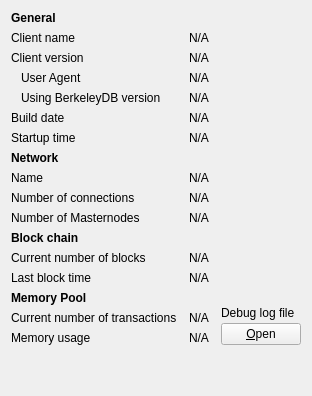
     <widget class="QWidget" name="tab_info">
      <attribute name="title">
       <string>&amp;Information</string>
      </attribute>
      <layout class="QGridLayout" name="gridLayout" columnstretch="0,1,0">
       <property name="horizontalSpacing">
        <number>12</number>
       </property>
       <item row="0" column="0">
        <widget class="QLabel" name="label_9">
         <property name="font">
          <font>
           <weight>75</weight>
           <bold>true</bold>
          </font>
         </property>
         <property name="text">
          <string>General</string>
         </property>
        </widget>
       </item>
       <item row="1" column="0">
        <widget class="QLabel" name="label_5">
         <property name="text">
          <string>Client name</string>
         </property>
        </widget>
       </item>
       <item row="1" column="1" colspan="2">
        <widget class="QLabel" name="clientName">
         <property name="cursor">
          <cursorShape>IBeamCursor</cursorShape>
         </property>
         <property name="text">
          <string>N/A</string>
         </property>
         <property name="textFormat">
          <enum>Qt::PlainText</enum>
         </property>
         <property name="textInteractionFlags">
          <set>Qt::LinksAccessibleByMouse|Qt::TextSelectableByKeyboard|Qt::TextSelectableByMouse</set>
         </property>
        </widget>
       </item>
       <item row="2" column="0">
        <widget class="QLabel" name="label_6">
         <property name="text">
          <string>Client version</string>
         </property>
        </widget>
       </item>
       <item row="2" column="1" colspan="2">
        <widget class="QLabel" name="clientVersion">
         <property name="cursor">
          <cursorShape>IBeamCursor</cursorShape>
         </property>
         <property name="text">
          <string>N/A</string>
         </property>
         <property name="textFormat">
          <enum>Qt::PlainText</enum>
         </property>
         <property name="textInteractionFlags">
          <set>Qt::LinksAccessibleByMouse|Qt::TextSelectableByKeyboard|Qt::TextSelectableByMouse</set>
         </property>
        </widget>
       </item>
       <item row="3" column="0">
        <widget class="QLabel" name="labelClientUserAgent">
         <property name="text">
          <string>User Agent</string>
         </property>
         <property name="indent">
          <number>10</number>
         </property>
        </widget>
       </item>
       <item row="3" column="1" colspan="2">
        <widget class="QLabel" name="clientUserAgent">
         <property name="cursor">
          <cursorShape>IBeamCursor</cursorShape>
         </property>
         <property name="text">
          <string>N/A</string>
         </property>
         <property name="textFormat">
          <enum>Qt::PlainText</enum>
         </property>
         <property name="textInteractionFlags">
          <set>Qt::LinksAccessibleByMouse|Qt::TextSelectableByKeyboard|Qt::TextSelectableByMouse</set>
         </property>
        </widget>
       </item>
       <item row="4" column="0">
        <widget class="QLabel" name="label_berkeleyDBVersion">
         <property name="text">
          <string>Using BerkeleyDB version</string>
         </property>
         <property name="indent">
          <number>10</number>
         </property>
        </widget>
       </item>
       <item row="4" column="1" colspan="2">
        <widget class="QLabel" name="berkeleyDBVersion">
         <property name="cursor">
          <cursorShape>IBeamCursor</cursorShape>
         </property>
         <property name="text">
          <string>N/A</string>
         </property>
         <property name="textFormat">
          <enum>Qt::PlainText</enum>
         </property>
         <property name="textInteractionFlags">
          <set>Qt::LinksAccessibleByMouse|Qt::TextSelectableByKeyboard|Qt::TextSelectableByMouse</set>
         </property>
        </widget>
       </item>
       <item row="5" column="0">
        <widget class="QLabel" name="label_12">
         <property name="text">
          <string>Build date</string>
         </property>
        </widget>
       </item>
       <item row="5" column="1" colspan="2">
        <widget class="QLabel" name="buildDate">
         <property name="cursor">
          <cursorShape>IBeamCursor</cursorShape>
         </property>
         <property name="text">
          <string>N/A</string>
         </property>
         <property name="textFormat">
          <enum>Qt::PlainText</enum>
         </property>
         <property name="textInteractionFlags">
          <set>Qt::LinksAccessibleByMouse|Qt::TextSelectableByKeyboard|Qt::TextSelectableByMouse</set>
         </property>
        </widget>
       </item>
       <item row="6" column="0">
        <widget class="QLabel" name="label_13">
         <property name="text">
          <string>Startup time</string>
         </property>
        </widget>
       </item>
       <item row="6" column="1" colspan="2">
        <widget class="QLabel" name="startupTime">
         <property name="cursor">
          <cursorShape>IBeamCursor</cursorShape>
         </property>
         <property name="text">
          <string>N/A</string>
         </property>
         <property name="textFormat">
          <enum>Qt::PlainText</enum>
         </property>
         <property name="textInteractionFlags">
          <set>Qt::LinksAccessibleByMouse|Qt::TextSelectableByKeyboard|Qt::TextSelectableByMouse</set>
         </property>
        </widget>
       </item>
       <item row="7" column="0">
           <widget class="QLabel" name="labelNetwork">
               <property name="font">
                   <font>
                       <weight>75</weight>
                       <bold>true</bold>
                   </font>
               </property>
               <property name="text">
                   <string>Network</string>
               </property>
           </widget>
       </item>
       <item row="8" column="0">
        <widget class="QLabel" name="label_8">
         <property name="text">
          <string>Name</string>
         </property>
        </widget>
       </item>
       <item row="8" column="1" colspan="2">
        <widget class="QLabel" name="networkName">
         <property name="cursor">
          <cursorShape>IBeamCursor</cursorShape>
         </property>
         <property name="text">
          <string>N/A</string>
         </property>
         <property name="textFormat">
          <enum>Qt::PlainText</enum>
         </property>
         <property name="textInteractionFlags">
          <set>Qt::LinksAccessibleByMouse|Qt::TextSelectableByKeyboard|Qt::TextSelectableByMouse</set>
         </property>
        </widget>
       </item>
       <item row="9" column="0">
        <widget class="QLabel" name="label_7">
         <property name="text">
          <string>Number of connections</string>
         </property>
        </widget>
       </item>
       <item row="9" column="1" colspan="2">
        <widget class="QLabel" name="numberOfConnections">
         <property name="cursor">
          <cursorShape>IBeamCursor</cursorShape>
         </property>
         <property name="text">
          <string>N/A</string>
         </property>
         <property name="textFormat">
          <enum>Qt::PlainText</enum>
         </property>
         <property name="textInteractionFlags">
          <set>Qt::LinksAccessibleByMouse|Qt::TextSelectableByKeyboard|Qt::TextSelectableByMouse</set>
         </property>
        </widget>
       </item>
       <item row="10" column="0">
        <widget class="QLabel" name="masternodeCountLabel">
         <property name="text">
          <string>Number of Masternodes</string>
         </property>
        </widget>
       </item>
       <item row="10" column="1">
        <widget class="QLabel" name="masternodeCount">
         <property name="text">
          <string>N/A</string>
         </property>
        </widget>
       </item>
       <item row="11" column="0">
        <widget class="QLabel" name="label_10">
         <property name="font">
          <font>
           <weight>75</weight>
           <bold>true</bold>
          </font>
         </property>
         <property name="text">
          <string>Block chain</string>
         </property>
        </widget>
       </item>
       <item row="12" column="0">
        <widget class="QLabel" name="label_3">
         <property name="text">
          <string>Current number of blocks</string>
         </property>
        </widget>
       </item>
       <item row="12" column="1" colspan="2">
        <widget class="QLabel" name="numberOfBlocks">
         <property name="cursor">
          <cursorShape>IBeamCursor</cursorShape>
         </property>
         <property name="text">
          <string>N/A</string>
         </property>
         <property name="textFormat">
          <enum>Qt::PlainText</enum>
         </property>
         <property name="textInteractionFlags">
          <set>Qt::LinksAccessibleByMouse|Qt::TextSelectableByKeyboard|Qt::TextSelectableByMouse</set>
         </property>
        </widget>
       </item>
       <item row="13" column="0">
        <widget class="QLabel" name="labelLastBlockTime">
         <property name="text">
          <string>Last block time</string>
         </property>
        </widget>
       </item>
       <item row="13" column="1" colspan="2">
        <widget class="QLabel" name="lastBlockTime">
         <property name="cursor">
          <cursorShape>IBeamCursor</cursorShape>
         </property>
         <property name="text">
          <string>N/A</string>
         </property>
         <property name="textFormat">
          <enum>Qt::PlainText</enum>
         </property>
         <property name="textInteractionFlags">
          <set>Qt::LinksAccessibleByMouse|Qt::TextSelectableByKeyboard|Qt::TextSelectableByMouse</set>
         </property>
        </widget>
       </item>
       <item row="14" column="0">
        <widget class="QLabel" name="labelMempoolTitle">
         <property name="font">
          <font>
           <weight>75</weight>
           <bold>true</bold>
          </font>
         </property>
         <property name="text">
          <string>Memory Pool</string>
         </property>
        </widget>
       </item>
       <item row="15" column="0">
        <widget class="QLabel" name="labelNumberOfTransactions">
         <property name="text">
          <string>Current number of transactions</string>
         </property>
        </widget>
       </item>
       <item row="15" column="1">
        <widget class="QLabel" name="mempoolNumberTxs">
         <property name="cursor">
          <cursorShape>IBeamCursor</cursorShape>
         </property>
         <property name="text">
          <string>N/A</string>
         </property>
         <property name="textFormat">
          <enum>Qt::PlainText</enum>
         </property>
         <property name="textInteractionFlags">
          <set>Qt::LinksAccessibleByMouse|Qt::TextSelectableByKeyboard|Qt::TextSelectableByMouse</set>
         </property>
        </widget>
       </item>
       <item row="16" column="0">
        <widget class="QLabel" name="labelMemoryUsage">
         <property name="text">
          <string>Memory usage</string>
         </property>
        </widget>
       </item>
       <item row="16" column="1">
        <widget class="QLabel" name="mempoolSize">
         <property name="cursor">
          <cursorShape>IBeamCursor</cursorShape>
         </property>
         <property name="text">
          <string>N/A</string>
         </property>
         <property name="textFormat">
          <enum>Qt::PlainText</enum>
         </property>
         <property name="textInteractionFlags">
          <set>Qt::LinksAccessibleByMouse|Qt::TextSelectableByKeyboard|Qt::TextSelectableByMouse</set>
         </property>
        </widget>
       </item>
       <item row="14" column="2" rowspan="3">
        <layout class="QVBoxLayout" name="verticalLayoutDebugButton">
         <property name="spacing">
          <number>3</number>
         </property>
         <item>
          <spacer name="verticalSpacer_2">
           <property name="orientation">
            <enum>Qt::Vertical</enum>
           </property>
           <property name="sizeHint" stdset="0">
            <size>
             <width>10</width>
             <height>5</height>
            </size>
           </property>
          </spacer>
         </item>
         <item>
          <widget class="QLabel" name="labelDebugLogfile">
           <property name="text">
            <string>Debug log file</string>
           </property>
          </widget>
         </item>
         <item>
          <widget class="QPushButton" name="openDebugLogfileButton">
           <property name="toolTip">
            <string>Open the MoonDEX debug log file from the current data directory. This can take a few seconds for large log files.</string>
           </property>
           <property name="text">
            <string>&amp;Open</string>
           </property>
           <property name="autoDefault">
            <bool>false</bool>
           </property>
          </widget>
         </item>
        </layout>
       </item>
       <item row="18" column="0">
        <spacer name="verticalSpacer">
         <property name="orientation">
          <enum>Qt::Vertical</enum>
         </property>
         <property name="sizeHint" stdset="0">
          <size>
           <width>20</width>
           <height>40</height>
          </size>
         </property>
        </spacer>
       </item>
      </layout>
     </widget>
